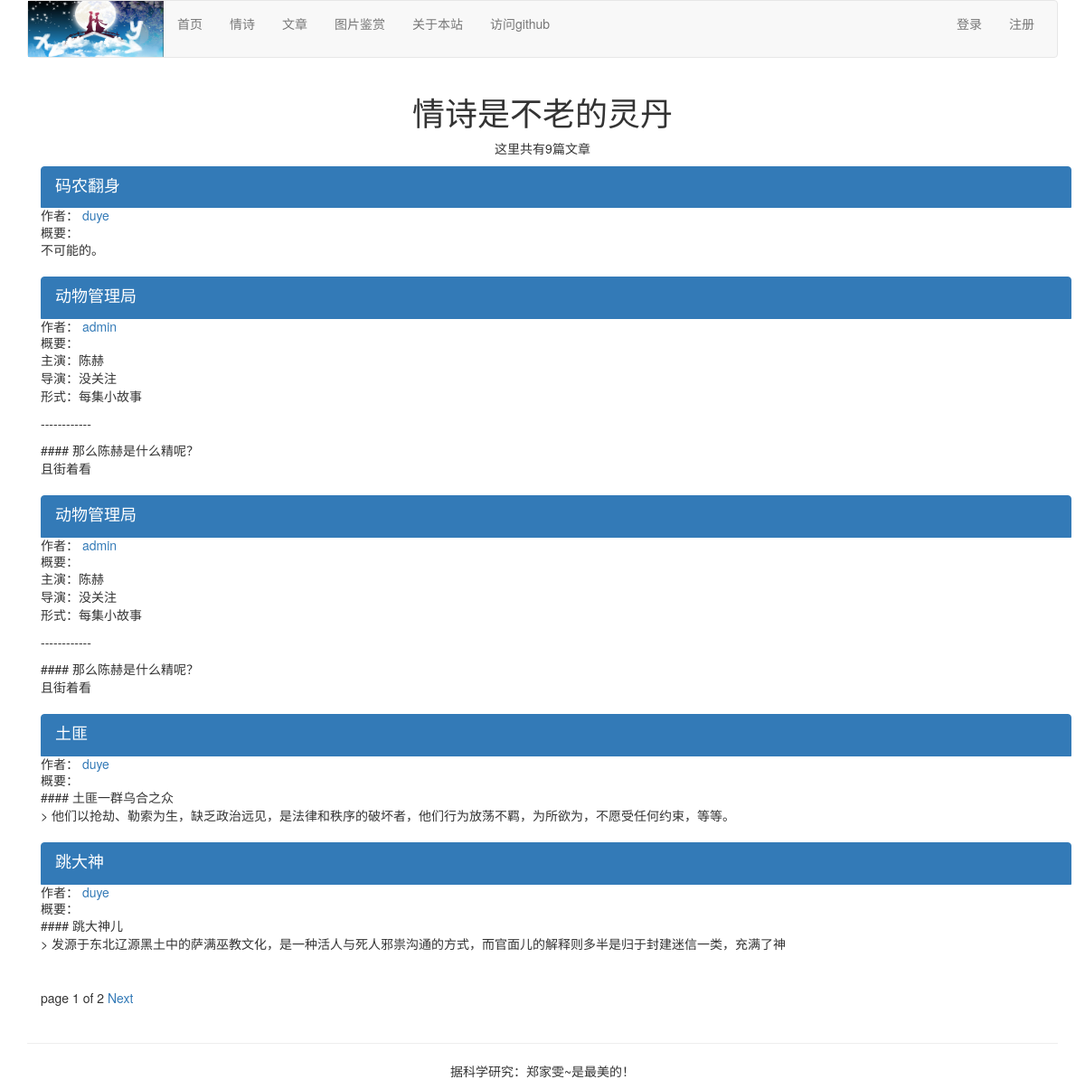
The app's page /article/list-article-titles/, older data.
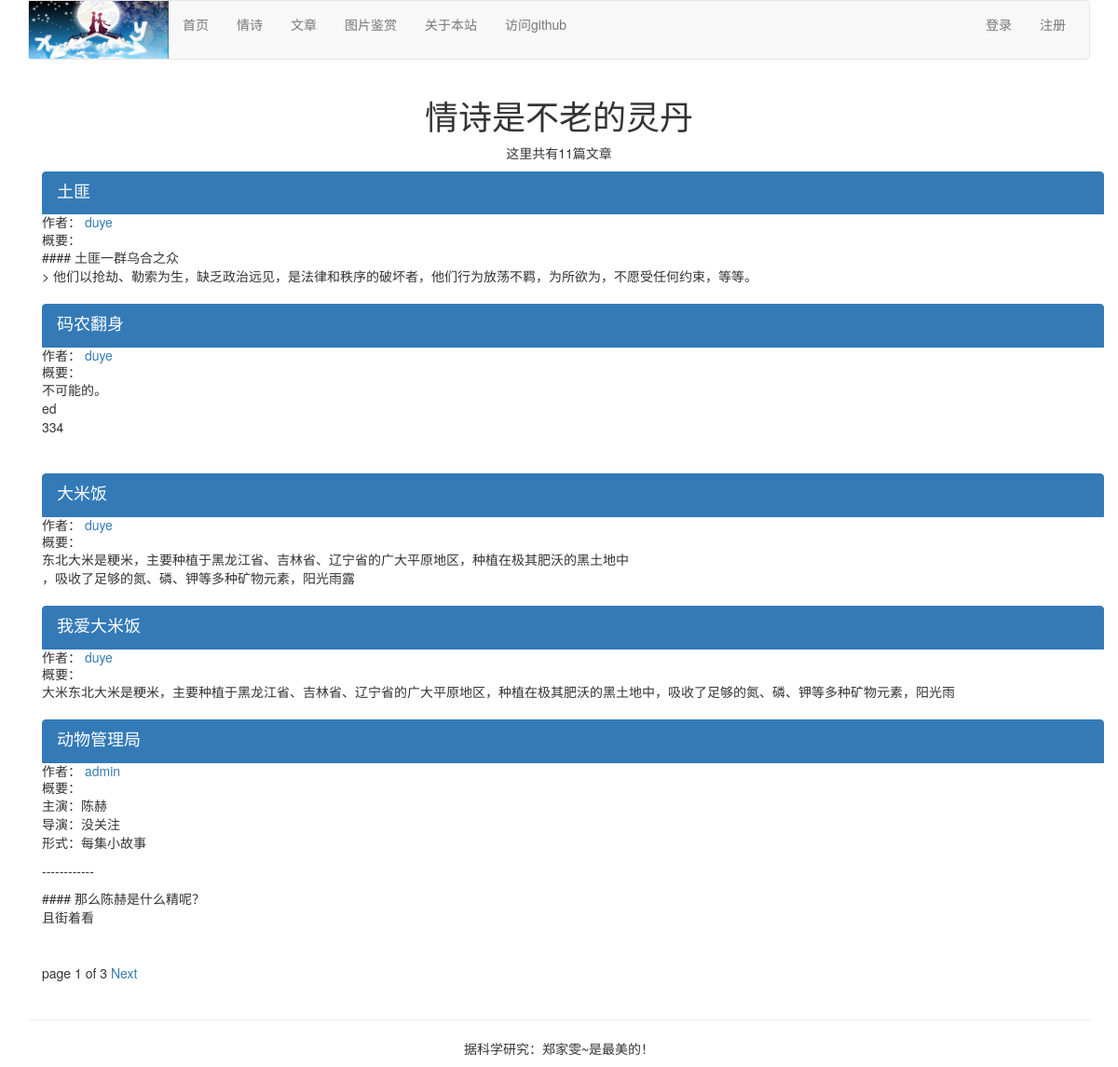
The same page, newer data.
### article/models.py (models this page shows, shortened)
class ArticlePost(models.Model):
    author = models.ForeignKey(User, on_delete=models.CASCADE, related_name='article')
    title = models.CharField(max_length=200)
    slug = models.SlugField(max_length=500)
    column = models.ForeignKey(ArticleColumn, on_delete=models.CASCADE, related_name='article_column')
    body = models.TextField()
    created = models.DateTimeField(default=timezone.now)
    updated = models.DateTimeField(auto_now=True)
    users_like = models.ManyToManyField(User,related_name='articles_like',blank=True)
    article_tag = models.ManyToManyField(ArticleTag,related_name='article_tag',blank=True)
    class Meta:
        ordering = ('-updated',)
        index_together = (('id', 'slug'),)
    def get_url_path(self):
        return reverse('article:article_content',args=[self.id,self.slug])

### article/list_views.py (the view)
def article_titles(request,username=None):
    if username:
        user = User.objects.get(username=username)              #
        articles_title = ArticlePost.objects.filter(author=user) #
        try:
            userinfo = user.userinfo   #
        except:
            userinfo = None
    else:
        articles_title = ArticlePost.objects.all()
    paginator = Paginator(articles_title,5)      # 每页展示5个文章
    page = request.GET.get('page')
    try:
        current_page = paginator.page(page)
        articles = current_page.object_list
    except PageNotAnInteger:
        current_page = paginator.page(1)
        articles = current_page.object_list
    except EmptyPage:
        current_page = paginator.page(paginator.num_pages)
        articles = current_page.object_list
    if username:
        return render(request,'article/list/author_articles.html',
                      {'articles':articles,'page':current_page,'userinfo':userinfo,'user2':user}) #
    return render(request,'article/list/article_titles.html',
                  {'articles':articles,'page':current_page})

### article/templatetags/article_tags.py (called while the page is built)
@register.simple_tag
def total_articles():
    return ArticlePost.objects.count()

### templates/article/list/article_titles.html (shortened to what this page needs)
{% extends 'base.html' %}
{% load article_tags %}
{% block content %}
    <div class="row text-center vertical-middle-sm">
    <h1>情诗是不老的灵丹</h1>
    <P>这里共有{% total_articles %}篇文章</P>
    </div>
    <div class="container">
        {% for article in articles %}
        <div class="list-group">
            <a href="{{ article.get_url_path }}" class="list-group-item active">
                <h4 class="list-group-item-heading">{{ article.title }}</h4>
            </a>
                <P class="list-group-item-text">作者：
                    <a href="{% url 'article:author_articles' article.author.username %}">{{ article.author.username }}</a></P>
                <P class="list-group-item-text">概要：{{ article.body | slice:'70' | linebreaks }}</P>
        </div>
        {% endfor %}
    {% include 'paginator.html' %}
    </div>
{% endblock %}

Row changes from the older to the newer data that the page shows:
no longer on this page (row unchanged): ArticlePost: title "动物管理局", author.username "admin", body "主演：陈赫 导演：没关注 形式：每集小故事 ------------ #### 那么陈赫是什么精呢？ 且街着看"
no longer on this page (row unchanged): ArticlePost: title "跳大神", author.username "duye", body "#### 跳大神儿 > 发源于东北辽源黑土中的萨满巫教文化，是一种活人与死人邪祟沟通的方式，而官面儿的解释则多半是归于封建迷信一类，充满了神"
changed ArticlePost "土匪": moves up the list
changed ArticlePost "码农翻身": body "不可能的。" → "不可能的。 ed 334"
added ArticlePost: title "大米饭", author.username "duye", body "东北大米是粳米，主要种植于黑龙江省、吉林省、辽宁省的广大平原地区，种植在极其肥沃的黑土地中 ，吸收了足够的氮、磷、钾等多种矿物元素，阳光雨露"
added ArticlePost: title "我爱大米饭", author.username "duye", body "大米东北大米是粳米，主要种植于黑龙江省、吉林省、辽宁省的广大平原地区，种植在极其肥沃的黑土地中，吸收了足够的氮、磷、钾等多种矿物元素，阳光雨"
Text that changed along with them:
{{ page.paginator.num_pages }}: "2" → "3"
text no longer shown: "9"
text now shown: "11"
